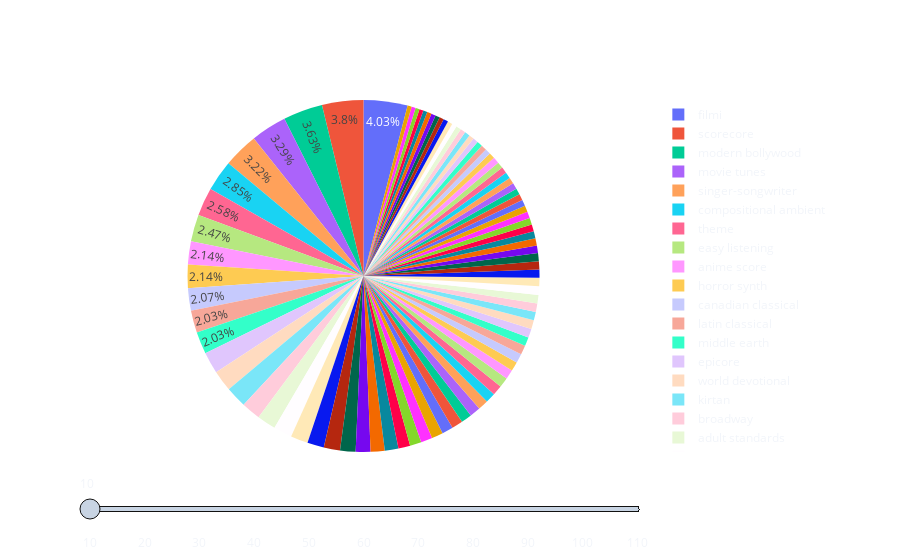

Notebook source saved alongside this figure:
### Code cell
import plotly.graph_objects as go


# Assuming q1_df is your DataFrame
# q1_df = ...

# Create a figure with subplots for each value of k
fig = go.Figure()

# Max value for k - set this according to your dataset
max_k = 120

# Add a pie chart to the figure for each k value
for k in range(10, max_k, 10):  # Adjust the step as necessary
    filtered_df = q1_df[q1_df['count'] > k]
    fig.add_trace(
        go.Pie(
            labels=filtered_df['genre'],
            values=filtered_df['count'],
            visible=False  # Initially hide this trace
        )
    )

# Make the first trace visible
fig.data[0].visible = True

# Create and add slider
steps = []
for i, k in enumerate(range(10, max_k, 10)):
    step = dict(
        method="update",
        args=[{"visible": [False] * len(fig.data)},
              {"title": f"Most frequent music genres appearing in movies - k={k}"}],
        label=str(k)
    )
    step["args"][0]["visible"][i] = True  # Toggle i-th trace to "visible"
    steps.append(step)

sliders = [dict(
    active=0,
    steps=steps,
)]

fig.update_layout(
    sliders=sliders
)
fig.update_traces(textposition='inside')
fig.update_layout(uniformtext_minsize=12, uniformtext_mode='hide')
fig.update_layout(showlegend=True)
fig.update_layout(
    paper_bgcolor='rgba(0,0,0,0)',
    plot_bgcolor='rgba(0,0,0,0)'
)
fig.write_html("Q1_slider_without_soundtrack.html")
fig.show()

### Figure 1 — Plotly figure (JSON) as saved in the notebook; plotly's stock layout.template omitted (floating-point values rounded to 4 significant figures)
{"data": [{"labels": ["filmi", "scorecore", "modern bollywood", "movie tunes", "singer-songwriter", "compositional ambient", "theme", "easy listening", "anime score", "horror synth", "canadian classical", "latin classical", "middle earth", "epicore", "world devotional", "kirtan", "broadway", "adult standards", "jazz funk", "japanese classical", "space age pop", "jazz fusion", "video game music", "smooth jazz", "folk", "jazz", "contemporary classical", "classical", "soft rock", "anime", "contemporary post-bop", "library music", "folk rock", "classic rock", "early modern classical", "synthesizer", "jazz trumpet", "country rock", "roots rock", "electric bass", "dark jazz", "rock drums", "american contemporary classical", "french jazz", "light music", "mellow gold", "art pop", "art rock", "berlin school", "minimalism", "new orleans jazz", "vintage french electronic", "permanent wave", "blues", "polish contemporary classical", "instrumental funk", "rock", "glam rock", "american modern classical", "traditional blues", "laboratorio", "classic bollywood", "country blues", "acoustic blues", "pastoral", "soul jazz", "yacht rock", "album rock", "lounge", "kollywood", "exotica", "solo wave", "new wave pop", "piedmont blues", "jazz guitar", "disco", "orchestral performance", "synthpop", "21st century classical", "moog", "trip hop", "classic kollywood", "big beat", "tin pan alley", "blues rock", "shonen", "progressive rock", "japanese contemporary classical", "british contemporary classical", "rock keyboard"], "values": [119, 112, 107, 97, 95, 84, 76, 73, 63, 63, 61, 60, 60, 58, 57, 57, 52, 51, 50, 47, 45, 44, 42, 40, 38, 37, 32, 31, 31, 31, 30, 30, 29, 29, 28, 27, 27, 27, 25, 25, 25, 25, 24, 24, 24, 23, 23, 23, 23, 23, 22, 22, 22, 20, 20, 19, 19, 18, 18, 17, 17, 17, 17, 17, 17, 17, 17, 17, 17, 16, 15, 15, 15, 14, 14, 14, 14, 14, 13, 13, 13, 12, 12, 12, 12, 11, 11, 11, 11, 11], "visible": true, "type": "pie", "textposition": "inside"}, {"labels": ["filmi", "scorecore", "modern bollywood", "movie tunes", "singer-songwriter", "compositional ambient", "theme", "easy listening", "anime score", "horror synth", "canadian classical", "latin classical", "middle earth", "epicore", "world devotional", "kirtan", "broadway", "adult standards", "jazz funk", "japanese classical", "space age pop", "jazz fusion", "video game music", "smooth jazz", "folk", "jazz", "contemporary classical", "classical", "soft rock", "anime", "contemporary post-bop", "library music", "folk rock", "classic rock", "early modern classical", "synthesizer", "jazz trumpet", "country rock", "roots rock", "electric bass", "dark jazz", "rock drums", "american contemporary classical", "french jazz", "light music", "mellow gold", "art pop", "art rock", "berlin school", "minimalism", "new orleans jazz", "vintage french electronic", "permanent wave"], "values": [119, 112, 107, 97, 95, 84, 76, 73, 63, 63, 61, 60, 60, 58, 57, 57, 52, 51, 50, 47, 45, 44, 42, 40, 38, 37, 32, 31, 31, 31, 30, 30, 29, 29, 28, 27, 27, 27, 25, 25, 25, 25, 24, 24, 24, 23, 23, 23, 23, 23, 22, 22, 22], "visible": false, "type": "pie", "textposition": "inside"}, {"labels": ["filmi", "scorecore", "modern bollywood", "movie tunes", "singer-songwriter", "compositional ambient", "theme", "easy listening", "anime score", "horror synth", "canadian classical", "latin classical", "middle earth", "epicore", "world devotional", "kirtan", "broadway", "adult standards", "jazz funk", "japanese classical", "space age pop", "jazz fusion", "video game music", "smooth jazz", "folk", "jazz", "contemporary classical", "classical", "soft rock", "anime"], "values": [119, 112, 107, 97, 95, 84, 76, 73, 63, 63, 61, 60, 60, 58, 57, 57, 52, 51, 50, 47, 45, 44, 42, 40, 38, 37, 32, 31, 31, 31], "visible": false, "type": "pie", "textposition": "inside"}, {"labels": ["filmi", "scorecore", "modern bollywood", "movie tunes", "singer-songwriter", "compositional ambient", "theme", "easy listening", "anime score", "horror synth", "canadian classical", "latin classical", "middle earth", "epicore", "world devotional", "kirtan", "broadway", "adult standards", "jazz funk", "japanese classical", "space age pop", "jazz fusion", "video game music"], "values": [119, 112, 107, 97, 95, 84, 76, 73, 63, 63, 61, 60, 60, 58, 57, 57, 52, 51, 50, 47, 45, 44, 42], "visible": false, "type": "pie", "textposition": "inside"}, {"labels": ["filmi", "scorecore", "modern bollywood", "movie tunes", "singer-songwriter", "compositional ambient", "theme", "easy listening", "anime score", "horror synth", "canadian classical", "latin classical", "middle earth", "epicore", "world devotional", "kirtan", "broadway", "adult standards"], "values": [119, 112, 107, 97, 95, 84, 76, 73, 63, 63, 61, 60, 60, 58, 57, 57, 52, 51], "visible": false, "type": "pie", "textposition": "inside"}, {"labels": ["filmi", "scorecore", "modern bollywood", "movie tunes", "singer-songwriter", "compositional ambient", "theme", "easy listening", "anime score", "horror synth", "canadian classical"], "values": [119, 112, 107, 97, 95, 84, 76, 73, 63, 63, 61], "visible": false, "type": "pie", "textposition": "inside"}, {"labels": ["filmi", "scorecore", "modern bollywood", "movie tunes", "singer-songwriter", "compositional ambient", "theme", "easy listening"], "values": [119, 112, 107, 97, 95, 84, 76, 73], "visible": false, "type": "pie", "textposition": "inside"}, {"labels": ["filmi", "scorecore", "modern bollywood", "movie tunes", "singer-songwriter", "compositional ambient"], "values": [119, 112, 107, 97, 95, 84], "visible": false, "type": "pie", "textposition": "inside"}, {"labels": ["filmi", "scorecore", "modern bollywood", "movie tunes", "singer-songwriter"], "values": [119, 112, 107, 97, 95], "visible": false, "type": "pie", "textposition": "inside"}, {"labels": ["filmi", "scorecore", "modern bollywood"], "values": [119, 112, 107], "visible": false, "type": "pie", "textposition": "inside"}, {"labels": ["filmi", "scorecore"], "values": [119, 112], "visible": false, "type": "pie", "textposition": "inside"}], "layout": {"sliders": [{"active": 0, "steps": [{"args": [{"visible": [true, false, false, false, false, false, false, false, false, false, false]}, {"title": "Most frequent music genres appearing in movies - k=10"}], "label": "10", "method": "update"}, {"args": [{"visible": [false, true, false, false, false, false, false, false, false, false, false]}, {"title": "Most frequent music genres appearing in movies - k=20"}], "label": "20", "method": "update"}, {"args": [{"visible": [false, false, true, false, false, false, false, false, false, false, false]}, {"title": "Most frequent music genres appearing in movies - k=30"}], "label": "30", "method": "update"}, {"args": [{"visible": [false, false, false, true, false, false, false, false, false, false, false]}, {"title": "Most frequent music genres appearing in movies - k=40"}], "label": "40", "method": "update"}, {"args": [{"visible": [false, false, false, false, true, false, false, false, false, false, false]}, {"title": "Most frequent music genres appearing in movies - k=50"}], "label": "50", "method": "update"}, {"args": [{"visible": [false, false, false, false, false, true, false, false, false, false, false]}, {"title": "Most frequent music genres appearing in movies - k=60"}], "label": "60", "method": "update"}, {"args": [{"visible": [false, false, false, false, false, false, true, false, false, false, false]}, {"title": "Most frequent music genres appearing in movies - k=70"}], "label": "70", "method": "update"}, {"args": [{"visible": [false, false, false, false, false, false, false, true, false, false, false]}, {"title": "Most frequent music genres appearing in movies - k=80"}], "label": "80", "method": "update"}, {"args": [{"visible": [false, false, false, false, false, false, false, false, true, false, false]}, {"title": "Most frequent music genres appearing in movies - k=90"}], "label": "90", "method": "update"}, {"args": [{"visible": [false, false, false, false, false, false, false, false, false, true, false]}, {"title": "Most frequent music genres appearing in movies - k=100"}], "label": "100", "method": "update"}, {"args": [{"visible": [false, false, false, false, false, false, false, false, false, false, true]}, {"title": "Most frequent music genres appearing in movies - k=110"}], "label": "110", "method": "update"}]}], "uniformtext": {"minsize": 12, "mode": "hide"}, "showlegend": true, "paper_bgcolor": "rgba(0,0,0,0)", "plot_bgcolor": "rgba(0,0,0,0)"}}
